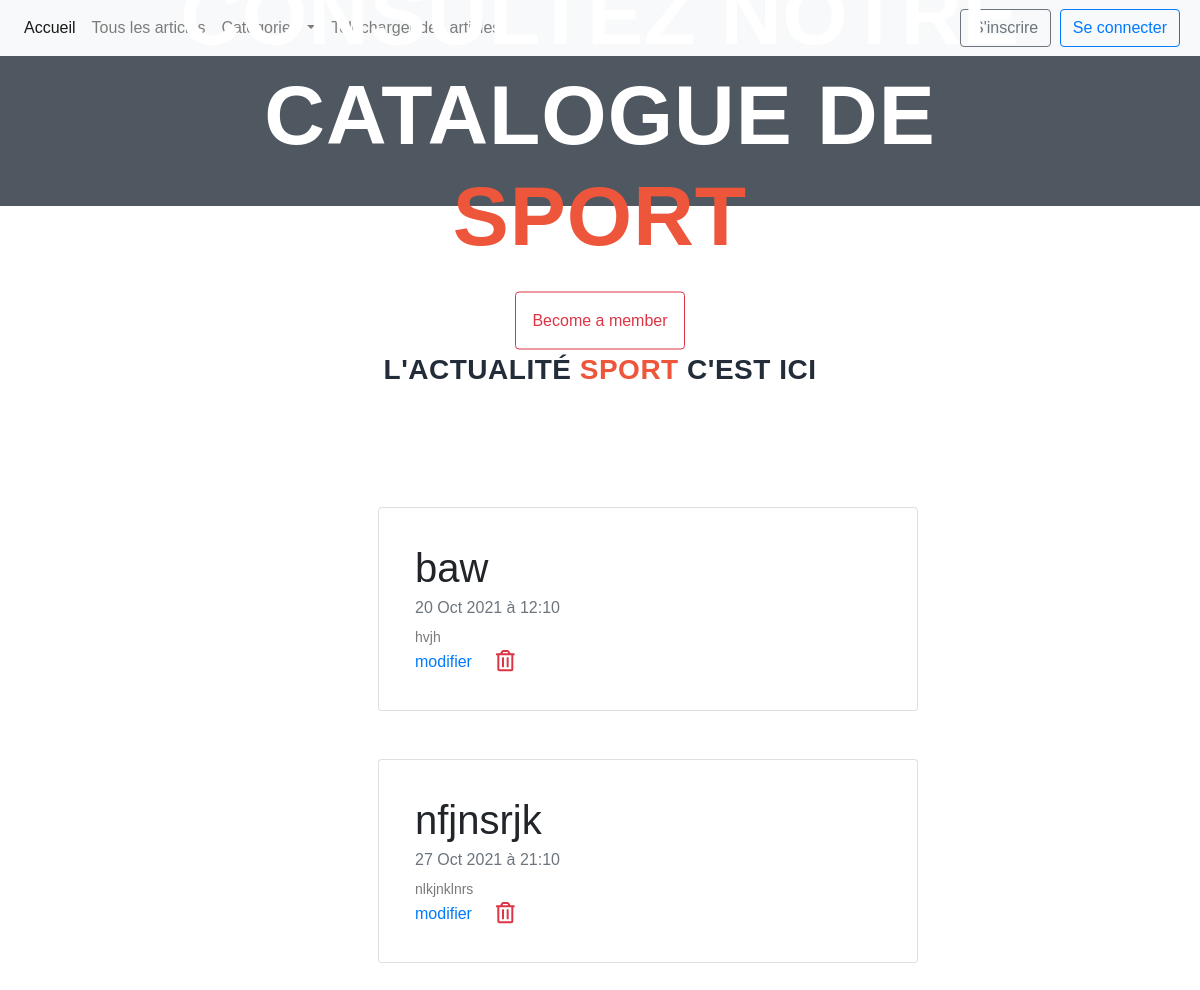
Before: /articles/sport with the older database file.
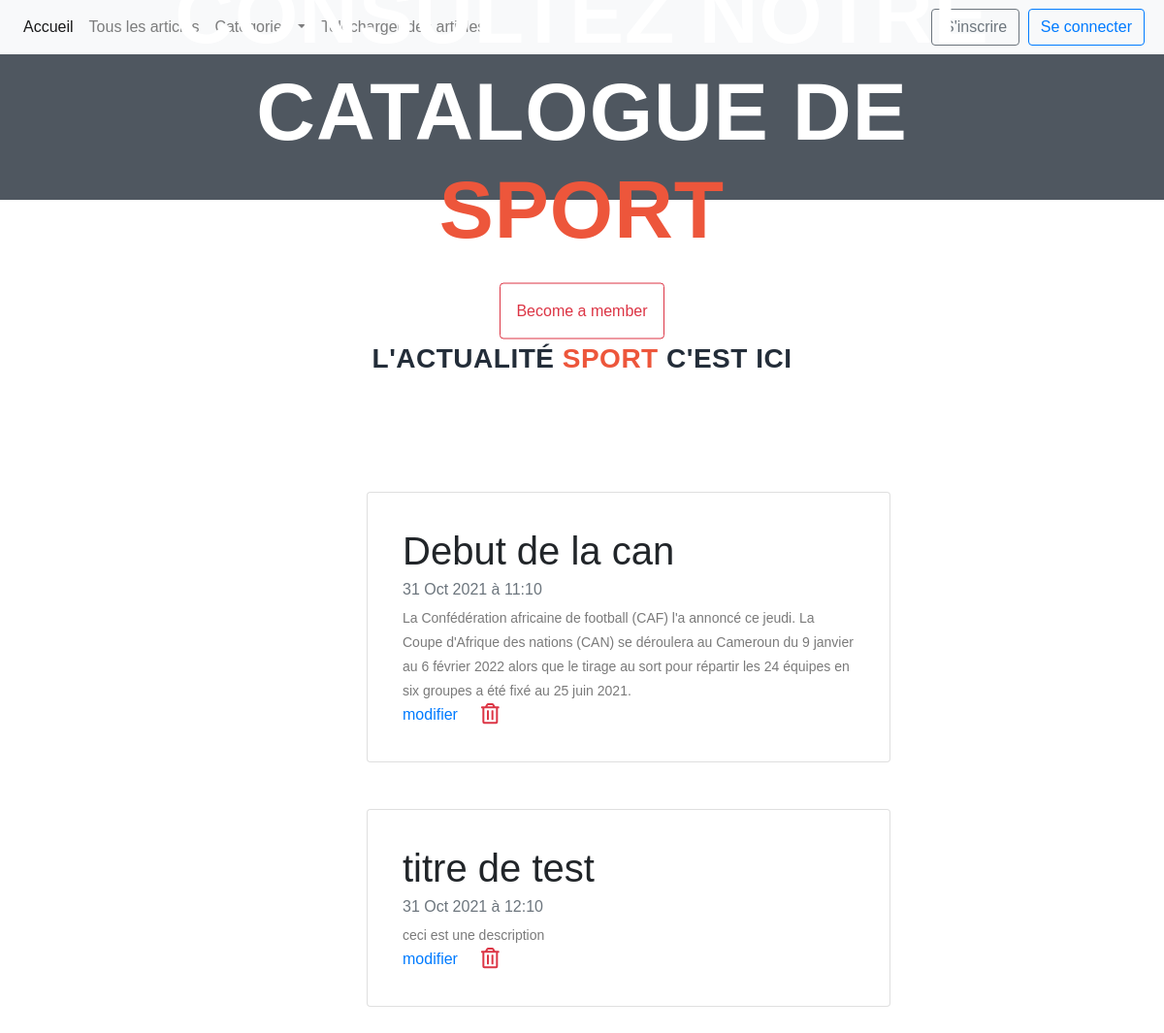
After: the same page with the newer database file.
### App/models.py (models this page shows)
class Article(models.Model):
    titre = models.CharField(max_length=30)
    description = models.CharField(max_length=300)
    date = models.DateTimeField(default=timezone.now, blank=True)
    cat_choises = (
        ('sport', 'sport'),
        ('sante', 'sante'),
        ('politique', 'politique'),
    )
    categorie = models.CharField(max_length=30, choices=cat_choises)

### App/views.py (the view)
# urls.py: path('articles/sport', categorie_sport, name='sport'),
def categorie_sport(request):
    liste_article = Article.objects.filter(categorie="sport")
    context = {'liste_articles': liste_article}
    return render(request, 'categorie-sport.html', context)

### App/templates/categorie-sport.html (shortened to what this page needs)
{% extends 'base.html' %}
{% block content %}
{% load static %}
    <div class="main-banner" id="top">
        <video autoplay muted loop id="bg-vid eo">
            <source src="{% static 'images/gym-video.mp4' %}" type="video/mp4" />
        </video>
        <div class="video-overlay header-text">
            <div class="caption">
                <h2>Consultez notre catalogue de  <em>sport</em></h2>
                <button class="btn btn-outline-danger p-3">Become a member</button>
            </div>
        </div>
    </div>
    <section class="section" id="our-classes">
        <div class="container">
            <div class="row">
                <div class="col-lg-6 offset-lg-3">
                    <div class="section-heading">
                        <h2>L'actualité  <em>Sport</em> c'est ici </h2>
                    </div>
                    {% for article in liste_articles %}
                    <div class="card w-100 p-3 m-5" >
                        <div class="card-body">
                            <h1 class="card-title">{{article.titre}}</h1>
                            <h6 class="card-subtitle mb-2 text-muted">{{article.date}}</h6>
                            <p class="card-text">{{article.description}}</p>
                            <a href="edit/{{ article.id}}" class="card-link">modifier</a>
                            <a href="delete/{{ article.id}}" class="card-link"><i class="far fa-trash-alt fa-lg text-danger"></i></a>
                        </div>
                        </div>
                    {% endfor %}
                </div>
            </div>
        </div>
    </section>
{% endblock %}

Changed rows visible on the page:
removed Article: titre "baw", date "20 Oct 2021 à 12:10", description "hvjh"
removed Article: titre "nfjnsrjk", date "27 Oct 2021 à 21:10", description "nlkjnklnrs"
added Article: titre "Debut de la can", date "31 Oct 2021 à 11:10", description "La Confédération africaine de football (CAF) l'a annoncé ce jeudi. La Coupe d'Afrique des nations (CAN) se déroulera au Cameroun du 9 janvier au 6 février 2022 alors que le tirage au sort pour répartir les 24 équipes en six groupes a été fixé au 25 juin 2021."
added Article: titre "titre de test", date "31 Oct 2021 à 12:10", description "ceci est une description"
